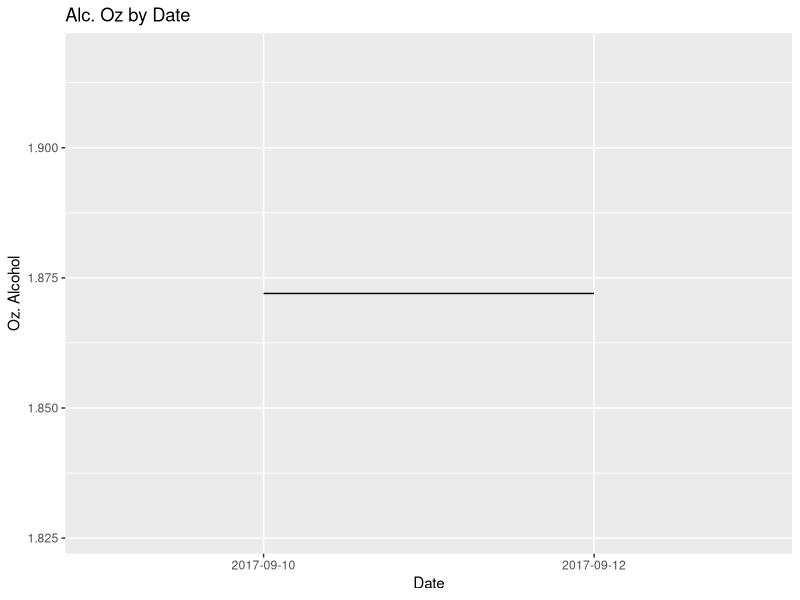
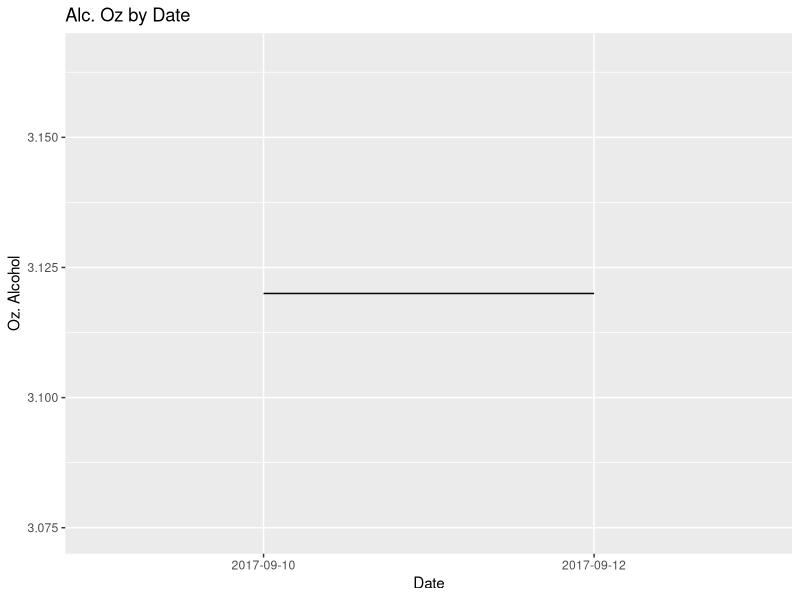

These figures' R source, in order:
library(dplyr)
library(ggplot2)

# Read and graph drink dates
drinks <- read.csv("./data/drinkLog.csv")
drinks$alcohol_vol_oz <- (drinks$ABV/100) * drinks$Volume
drinks$n_std_drinks <- drinks$alcohol_vol_oz / 0.6  # a standard drink is 0.6 oz of pure ethanol

# Get total alcohol consumed per day
alc_by_date <- aggregate(drinks$alcohol_vol_oz, by=list(Category=drinks$Date), FUN=sum)

alc_by_date <- drinks %>%
  group_by(Date) %>%
  summarise(alcohol_vol_oz = sum(alcohol_vol_oz), 
            avg_abv = mean(ABV),
            n_std_drinks = sum(n_std_drinks))

alc_vol_graph <- ggplot() +
  geom_line(data = alc_by_date, aes(y = alcohol_vol_oz, x = Date, group = 1)) +
  labs(title = "Alc. Oz by Date", y = "Oz. Alcohol")

std_drinks_graph <- ggplot() +
  geom_line(data = alc_by_date, aes(y = n_std_drinks, x = Date, group = 1)) +
  labs(title = "Alc. Oz by Date", y = "Oz. Alcohol")
